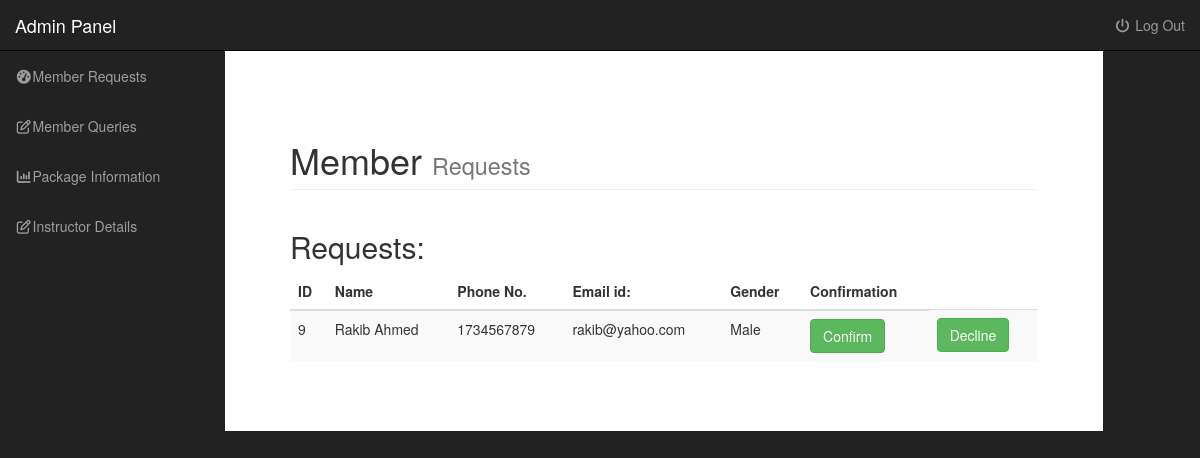
The app's page /Admin/memberRequest.php (signed in) with its own data.
### tables this page shows
CREATE TABLE IF NOT EXISTS `registration` (
  `id` int(11) NOT NULL,
  `name` varchar(50) NOT NULL,
  `phone_no` int(11) NOT NULL,
  `email_id` varchar(50) NOT NULL,
  `gender` varchar(50) NOT NULL,
  `password` varchar(50) NOT NULL,
  `admin_confirmation` int(11) NOT NULL DEFAULT '0'
);

### Admin/memberRequest.php (the view, shortened to what this page needs)
<!DOCTYPE html>
<html lang="en">
<head>
    <link href="css/bootstrap.min.css" rel="stylesheet">
    <link href="css/sb-admin.css" rel="stylesheet">
    <link href="css/plugins/morris.css" rel="stylesheet">
    <link href="font-awesome-4.1.0/css/font-awesome.min.css" rel="stylesheet" type="text/css">
</head>
<body>
    <div id="wrapper">
		<?php include_once("include_templates/navigation.php"); ?>
		<div id="page-wrapper">
            <div class="container-fluid">
                <div class="row">
                    <div class="col-lg-12">
                        <h1 class="page-header">
                            Member
                            <small>Requests</small>
                        </h1>
                    </div>
                </div>
        <div class="row">
            <div class="col-lg-12">
              <h2 class="sub-header"> Requests: </h2>
			  <div class="table-responsive">
				<table class="table table-striped">
				  <thead>
					<tr>
					  <th>ID</th>
					  <th>Name</th>
                                          <th>Phone No.</th>
                                          <th>Email id:</th>
                                          <th>Gender</th>
                                          <th>Confirmation</th>
					</tr>
				  </thead>
				  <tbody>
					<?php
					$sql = mysql_query("SELECT * FROM registration where admin_confirmation='0' ") OR DIE(mysql_error());
					$numberofrows = mysql_num_rows($sql);
					if($numberofrows > 0){
						while($row = mysql_fetch_array($sql)){
                                                        $id = $row["id"];
                                                        $name = $row["name"];
                                                        $phone = $row["phone_no"];
                                                        $email = $row["email_id"];
                                                        $gender = $row["gender"];
								?>
							<tr>
                                                          <td> 	<?php echo $id; ?> </td>
							  <td>	<?php echo $name; ?> </td>
							  <td> 	<?php echo $phone; ?> </td>
							  <td> 	<?php echo $email; ?> </td>
                                                          <td> 	<?php echo $gender; ?> </td>
                                                          <td><a href="requestConfirm.php?id=<?php echo $id ; ?>" class="btn btn-success">Confirm</a></td>
                                                          <td><a href="requestDecline.php?id=<?php echo $id ; ?>" class="btn btn-success">Decline</a></td>
							</tr>
							<?php
						}
					}
                                        else { ?>
                                                        <tr><td colspan="6"><?php echo "No Requests"; ?></td></tr>
                                        <?php } ?>
				  </tbody>
				</table>
			  </div>
            </div>
        </div>
            </div>
        </div>
    </div>
</body>
</html>

### Admin/css/sb-admin.css (style rules this page uses)
body { margin-top: 100px; background-color: #222; }
@media (min-width:768px) { body { margin-top: 50px; } }
#wrapper { padding-left: 0; }
#page-wrapper { width: 90%; padding: 0px;; background-color: #fff; }
@media (min-width:768px) { #wrapper { padding-left: 225px; } }
@media (min-width:768px) { #page-wrapper { padding: 50px; } }

### records on screen
registration: id "9", name "Rakib Ahmed", phone_no "1734567879", email "rakib@yahoo.com", gender "Male"
